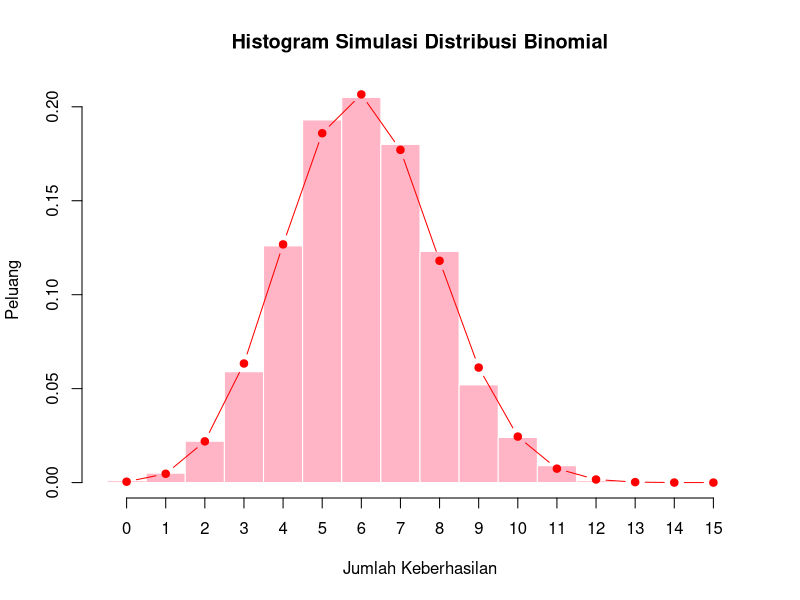

Source code (R):
#TUGAS 6 KOMPUTASI STATISTIKA
#NAma : Ajeng Dwi Alecsha
#NIM : 3338250017


#soal 1:
#diketahui:lambda (rata-rata kedatangan) = 3 orang per jam
#ditanya:P(X >= 5)
#penyelesaian:
lambda <- 3
peluang_minimal_5 <- 1 - ppois(4, lambda = lambda)
cat("P(X >= 5) =", peluang_minimal_5, "\n")
cat("Dalam persen =", peluang_minimal_5 * 100, "%\n\n")


#soal 2:
#diketahui:
#jumlah seluruh bola = 100
#jumlah bola merah = 20
#jumlah bola bukan merah = 80
#jumlah bola yang diambil = 10

#ditanya: distribusi peluang jumlah bola merah yg terambil dan nilai harapannya
#penyelesaian:
jumlah_seluruh <- 100
jumlah_merah <- 20
jumlah_bukan_merah <- 80
jumlah_diambil <- 10
x_hyper <- 0:10
peluang_hyper <- dhyper(
  x_hyper,
  m = jumlah_merah,
  n = jumlah_bukan_merah,
  k = jumlah_diambil)
peluang_hyper

#membuat tabel distribusi peluang
hasil_hyper <- data.frame(
  Jumlah_Bola_Merah = x_hyper,
  Peluang = peluang_hyper)
hasil_hyper

#menghitung nilai harapan
nilai_harapan <- jumlah_diambil * jumlah_merah / jumlah_seluruh
nilai_harapan


#soal 3:
#diketahui:
#jumlah percobaan setiap simulasi (n) = 15
#peluang keberhasilan (p) = 0.4
#jumlah simulasi = 1.000

#ditanya:hasil simulasi distribusi Binomial dan perbandingannya dengan PMF teoretis
#penyelesaian:
n <- 15
p <- 0.4
jumlah_simulasi <- 1000

#simulasi Binomial
set.seed(123)
hasil_simulasi <- rbinom(
  jumlah_simulasi,
  size = n,
  prob = p)
summary(hasil_simulasi)

#menghitung rata-rata dan varians hasil simulasi
rata_rata_simulasi <- mean(hasil_simulasi)
varians_simulasi <- var(hasil_simulasi)
cat("\nRata-rata hasil simulasi =", rata_rata_simulasi, "\n")
cat("Varians hasil simulasi =", varians_simulasi, "\n")

#menghitung nilai harapan dan varians teoretis
nilai_harapan_binom <- n * p
varians_teoretis <- n * p * (1 - p)
cat("Nilai harapan teoretis =", nilai_harapan_binom, "\n")
cat("Varians teoretis =", varians_teoretis, "\n\n")

#menghitung PMF teoretis
x_binom <- 0:15
peluang_teoretis <- dbinom(
  x_binom,
  size = n,
  prob = p)
peluang_teoretis

#membuat tabel PMF teoretis
tabel_binom <- data.frame(
  Jumlah_Keberhasilan = x_binom,
  Peluang_Teoretis = peluang_teoretis)
tabel_binom

#membuat histogram hasil simulasi
hist(
  hasil_simulasi,
  breaks = seq(-0.5, 15.5, by = 1),
  probability = TRUE,
  main = "Histogram Simulasi Distribusi Binomial",
  xlab = "Jumlah Keberhasilan",
  ylab = "Peluang",
  col = "pink1",
  border = "white",
  xaxt = "n")
axis(1, at = 0:15)

#menambahkan PMF teoretis pada histogram
points(
  x_binom,
  peluang_teoretis,
  type = "b",
  pch = 19,
  col = "red")
